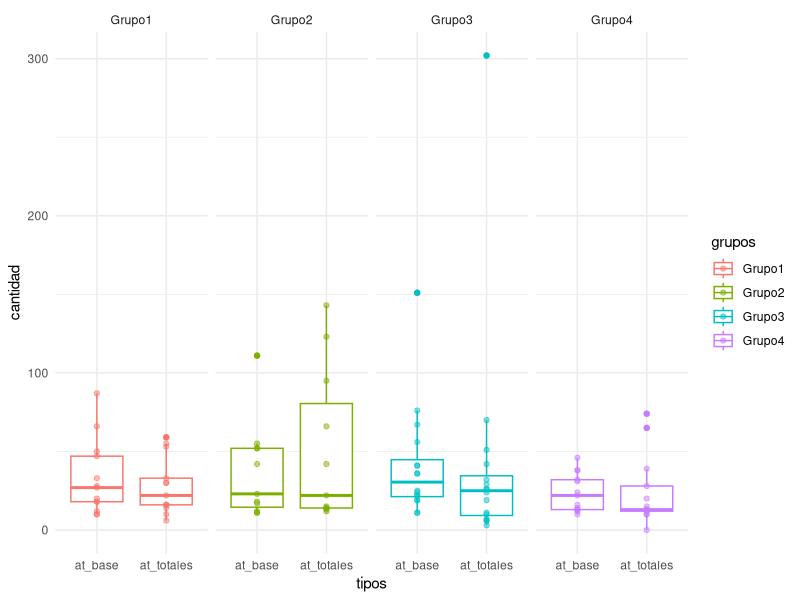

This chart was generated by the following R code:
## ---- chunk 1
library(pwr)
library(dplyr)
library(ggplot2)
library(tidyr)
## ---- chunk 2
epilepsy <- MASS::epil
epilepsy
## ---- chunk 3
pwr.t.test(n = NULL,
           d = 0.2,
           sig.level = 0.05,
           type = "one.sample",
           alternative = "greater",
           power = 0.2)
## ---- chunk 4
ep_filtered <- epilepsy %>% 
  filter(base >= 10, trt == "placebo" |trt == "progabide") %>% 
  mutate(
    grupos = case_when(
      age < 30 & trt == "placebo" ~ "Grupo1",
      age >= 30 & trt == "placebo" ~ "Grupo2",
      age < 30 & trt == "progabide" ~ "Grupo3",
      age >= 30 & trt == "progabide" ~ "Grupo4", 
      TRUE ~ as.character(NA)
    ))
## ---- chunk 5
ep_resumen <- ep_filtered %>% 
  group_by(grupos, subject) %>% 
  summarise(at_totales = sum(y), at_base = unique(base)) %>% 
  mutate(
    grupos = factor(
      grupos, 
      levels = c("Grupo1", "Grupo2", "Grupo3", "Grupo4"), 
      labels = c("Grupo1", "Grupo2", "Grupo3", "Grupo4")
    ), 
    subject = factor(
      subject, 
      levels = sort(subject),
      labels = sort(subject),
    ))
## ---- chunk 6
ep_resumen
## ---- chunk 7
ep_comparacion <- ep_resumen %>% 
  pivot_longer(at_totales:at_base, names_to = "tipos", values_to = "cantidad") 
## ---- chunk 8
ggplot(ep_comparacion) +
  geom_boxplot(aes(x = tipos, y = cantidad, color = grupos)) +
  geom_point(aes(x = tipos, y= cantidad, color = grupos), alpha = 0.5) +
  theme_minimal() +
  facet_grid(.~grupos)
